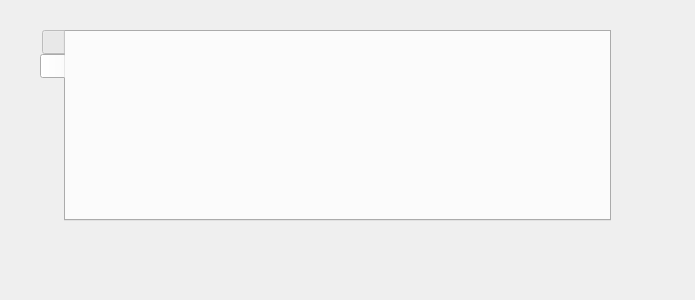
<?xml version="1.0" encoding="UTF-8"?>
<ui version="4.0">
 <class>Form</class>
 <widget class="QWidget" name="Form">
  <property name="geometry">
   <rect>
    <x>0</x>
    <y>0</y>
    <width>695</width>
    <height>300</height>
   </rect>
  </property>
  <property name="windowTitle">
   <string>Form</string>
  </property>
  <widget class="QTabWidget" name="tabWidget">
   <property name="geometry">
    <rect>
     <x>40</x>
     <y>30</y>
     <width>571</width>
     <height>191</height>
    </rect>
   </property>
   <property name="tabPosition">
    <enum>QTabWidget::West</enum>
   </property>
   <property name="currentIndex">
    <number>1</number>
   </property>
   <widget class="QWidget" name="tab">
    <property name="minimumSize">
     <size>
      <width>32</width>
      <height>32</height>
     </size>
    </property>
    <property name="maximumSize">
     <size>
      <width>32</width>
      <height>32</height>
     </size>
    </property>
    <attribute name="icon">
     <iconset resource="../resources.qrc">
      <normaloff>:/images/images/chevron-left.svg</normaloff>:/images/images/chevron-left.svg</iconset>
    </attribute>
    <attribute name="title">
     <string/>
    </attribute>
   </widget>
   <widget class="QWidget" name="tab_2">
    <property name="minimumSize">
     <size>
      <width>32</width>
      <height>32</height>
     </size>
    </property>
    <property name="maximumSize">
     <size>
      <width>32</width>
      <height>32</height>
     </size>
    </property>
    <attribute name="icon">
     <iconset resource="../resources.qrc">
      <normaloff>:/images/images/paintbrush.svg</normaloff>:/images/images/paintbrush.svg</iconset>
    </attribute>
    <attribute name="title">
     <string/>
    </attribute>
   </widget>
  </widget>
 </widget>
 <resources>
  <include location="../resources.qrc"/>
 </resources>
 <connections/>
</ui>
